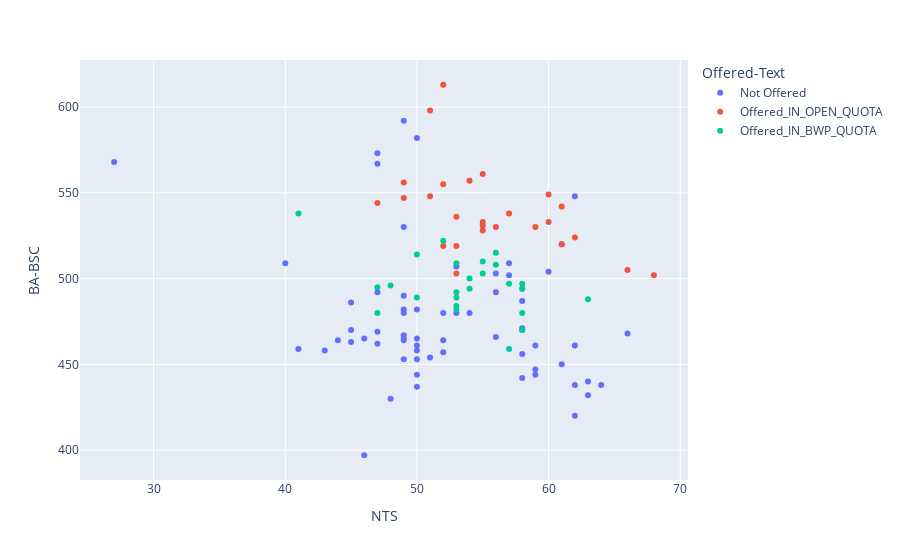

Notebook cell for this chart:
### Code cell
# Visulize MCS Applicants
import plotly.express as px
import pandas as pd
df = pd.read_csv('dataset/fall18/2018-12-11-mcs-fall18.csv')
print(df.columns)
fig = px.scatter(df, x="NTS", y="BA-BSC",color="Offered-Text",hover_data=['Domicile'])
fig.show()

### Figure 1 — Plotly figure (JSON) as saved in the notebook; plotly's stock layout.template omitted (floating-point values rounded to 4 significant figures)
{"data": [{"customdata": [["Bahawalpur"], ["Bahawalpur"], ["Bahawalpur"], ["Bahawalpur"], ["Bahawalpur"], ["Bahawalpur"], ["Bahawalpur"], ["Bahawalpur"], ["Bahawalpur"], ["Bahawalpur"], ["Bahawalpur"], ["Bahawalpur"], ["Bahawalpur"], ["Bahawalpur"], ["Bahawalpur"], ["Bahawalpur"], ["OPEN"], ["Bahawalpur"], ["Bahawalpur"], ["Bahawalpur"], ["Bahawalpur"], ["Bahawalpur"], ["Bahawalpur"], ["Bahawalpur"], ["Bahawalpur"], ["Bahawalpur"], ["Bahawalpur"], ["Bahawalpur"], ["Bahawalpur"], ["Bahawalpur"], ["Bahawalpur"], ["Bahawalpur"], ["Bahawalpur"], ["Bahawalpur"], ["Bahawalpur"], ["Bahawalpur"], ["Bahawalpur"], ["Bahawalpur"], ["Bahawalpur"], ["Bahawalpur"], ["Bahawalpur"], ["Bahawalpur"], ["Bahawalpur"], ["Bahawalpur"], ["Bahawalpur"], ["Bahawalpur"], ["Bahawalpur"], ["Bahawalpur"], ["Bahawalpur"], ["Bahawalpur"], ["Bahawalpur"], ["Bahawalpur"], ["Bahawalpur"], ["Bahawalpur"], ["Bahawalpur"], ["Bahawalpur"], ["OPEN"], ["Bahawalpur"], ["OPEN"], ["OPEN"], ["OPEN"], ["OPEN"], ["OPEN"], ["OPEN"], ["OPEN"]], "hovertemplate": "Offered-Text=Not Offered<br>NTS=%{x}<br>BA-BSC=%{y}<br>Domicile=%{customdata[0]}<extra></extra>", "legendgroup": "Not Offered", "marker": {"color": "#636efa", "symbol": "circle"}, "mode": "markers", "name": "Not Offered", "showlegend": true, "type": "scatter", "x": [47, 49, 58, 50, 62, 58, 47, 46, 56, 40, 44, 45, 49, 59, 49, 46, 52, 50, 50, 59, 63, 49, 49, 50, 47, 58, 59, 45, 45, 49, 58, 50, 62, 62, 47, 61, 56, 51, 61, 56, 53, 64, 52, 58, 43, 62, 50, 54, 49, 49, 63, 52, 48, 50, 50, 49, 27, 47, 53, 66, 58, 57, 60, 41, 57], "xaxis": "x", "y": [567, 465, 442, 437, 461, 471, 573, 397, 466, 509, 464, 470, 530, 461, 453, 465, 457, 458, 453, 447, 440, 467, 592, 461, 492, 456, 444, 463, 486, 490, 487, 582, 420, 548, 462, 450, 492, 454, 520, 503, 480, 438, 464, 470, 458, 438, 482, 480, 464, 482, 432, 480, 430, 465, 444, 480, 568, 469, 507, 468, 494, 509, 504, 459, 502], "yaxis": "y"}, {"customdata": [["Bahawalpur"], ["Bahawalpur"], ["Bahawalpur"], ["Bahawalpur"], ["Bahawalpur"], ["Bahawalpur"], ["Bahawalpur"], ["Bahawalpur"], ["Bahawalpur"], ["Bahawalpur"], ["Bahawalpur"], ["Bahawalpur"], ["Bahawalpur"], ["Bahawalpur"], ["Bahawalpur"], ["Bahawalpur"], ["Bahawalpur"], ["Bahawalpur"], ["Bahawalpur"], ["Bahawalpur"], ["Bahawalpur"], ["Bahawalpur"], ["Bahawalpur"], ["Bahawalpur"], ["OPEN"], ["OPEN"]], "hovertemplate": "Offered-Text=Offered_IN_OPEN_QUOTA<br>NTS=%{x}<br>BA-BSC=%{y}<br>Domicile=%{customdata[0]}<extra></extra>", "legendgroup": "Offered_IN_OPEN_QUOTA", "marker": {"color": "#EF553B", "symbol": "circle"}, "mode": "markers", "name": "Offered_IN_OPEN_QUOTA", "showlegend": true, "type": "scatter", "x": [66, 49, 47, 52, 53, 55, 52, 60, 57, 59, 52, 53, 55, 56, 51, 49, 54, 61, 55, 51, 60, 62, 68, 55, 61, 53], "xaxis": "x", "y": [505, 556, 544, 519, 536, 561, 613, 533, 538, 530, 555, 503, 531, 530, 548, 547, 557, 520, 533, 598, 549, 524, 502, 528, 542, 519], "yaxis": "y"}, {"customdata": [["Bahawalpur"], ["Bahawalpur"], ["Bahawalpur"], ["Bahawalpur"], ["Bahawalpur"], ["Bahawalpur"], ["Bahawalpur"], ["Bahawalpur"], ["Bahawalpur"], ["Bahawalpur"], ["Bahawalpur"], ["Bahawalpur"], ["Bahawalpur"], ["Bahawalpur"], ["Bahawalpur"], ["Bahawalpur"], ["Bahawalpur"], ["Bahawalpur"], ["Bahawalpur"], ["Bahawalpur"], ["Bahawalpur"], ["Bahawalpur"], ["Bahawalpur"], ["Bahawalpur"], ["Bahawalpur"]], "hovertemplate": "Offered-Text=Offered_IN_BWP_QUOTA<br>NTS=%{x}<br>BA-BSC=%{y}<br>Domicile=%{customdata[0]}<extra></extra>", "legendgroup": "Offered_IN_BWP_QUOTA", "marker": {"color": "#00cc96", "symbol": "circle"}, "mode": "markers", "name": "Offered_IN_BWP_QUOTA", "showlegend": true, "type": "scatter", "x": [41, 57, 53, 53, 56, 58, 47, 55, 57, 63, 55, 50, 58, 52, 53, 53, 56, 54, 54, 58, 47, 58, 48, 50, 53], "xaxis": "x", "y": [538, 497, 482, 489, 508, 494, 495, 510, 459, 488, 503, 514, 480, 522, 484, 492, 515, 500, 494, 497, 480, 470, 496, 489, 509], "yaxis": "y"}], "layout": {"legend": {"title": {"text": "Offered-Text"}, "tracegroupgap": 0}, "margin": {"t": 60}, "xaxis": {"anchor": "y", "domain": [0, 1], "title": {"text": "NTS"}}, "yaxis": {"anchor": "x", "domain": [0, 1], "title": {"text": "BA-BSC"}}}}
